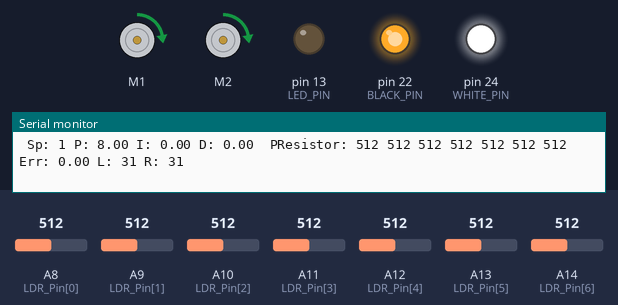
Simulated run of this sketch. Board: Arduino Mega 2560, built with avr-gcc and run on an emulated ATmega2560. On the bench: 2 × DC motor (green arrow = forward, orange = backward, longer = faster), output pins drawn as LEDs (lit = HIGH), the last lines printed to the serial monitor. The inputs (shaded band) are chosen by the test bench; at power-on: A8 (LDR_Pin[0]) = 512, A9 (LDR_Pin[1]) = 512, A10 (LDR_Pin[2]) = 512, A11 (LDR_Pin[3]) = 512, A12 (LDR_Pin[4]) = 512, A13 (LDR_Pin[5]) = 512, A14 (LDR_Pin[6]) = 512.

Above: at 7.6 s.
7.7 s: A8 (LDR_Pin[0]) set to 500
At 8.9 s:
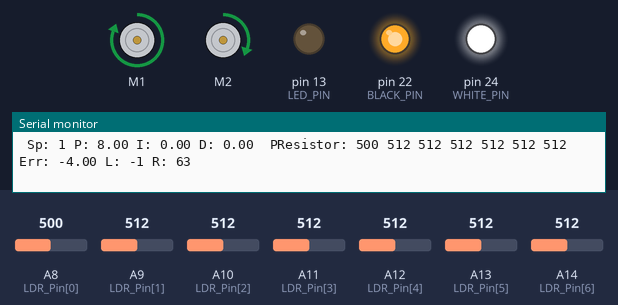
9.2 s: A9 (LDR_Pin[1]) set to 500
At 10.1 s:
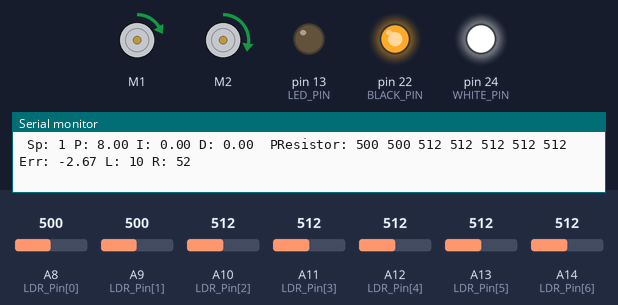
10.7 s: A10 (LDR_Pin[2]) set to 109
13.7 s: A10 (LDR_Pin[2]) set to 89
Timing chart, 0 to 16.7 s (numbered marks = the images above; inputs shaded):
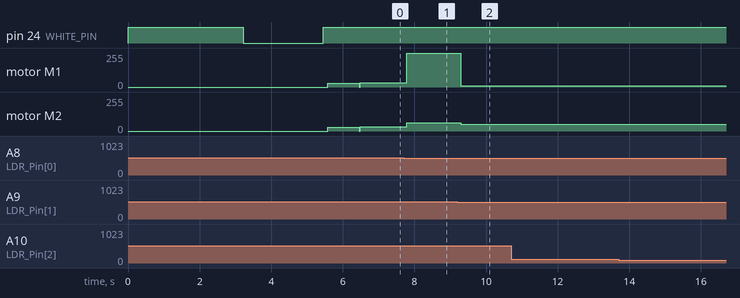

Measured:
- the behaviour switches between 512 and 511 on A8 (LDR_Pin[0]) (found by bisection; images 0 and 1)
- the behaviour switches between 512 and 511 on A9 (LDR_Pin[1]) (found by bisection; images 1 and 2)
- after the input at 7.7 s, motor M1: forward 31/255 → forward 255/255 after 0.09 s; motor M2: forward 31/255 → forward 63/255 after 0.09 s
- after the input at 9.2 s, motor M1: forward 255/255 → forward 10/255 after 0.09 s; motor M2: forward 63/255 → forward 52/255 after 0.09 s

The sketch:

Robot.ino
```cpp
#include <Wire.h>
#include <EEPROM.h>
#include <Adafruit_MotorShield.h>

#define LED_PIN 13
#define BLACK_PIN 22
#define WHITE_PIN 24
#define PHOTORESISTOR_COUNT 7
#define CALIBRATION_COUNT 15
#define M_FORWARD 0
#define M_BACKWARD 1
#define M_LEFT 2
#define M_RIGHT 3
#define M_STOP 4

#define CALIBRATEEVERYTIME 1
#define DETECTFALLOFFBOARD 1  // Detects robot falling off the board and immediately stops all motors
#define PRINTALLDATA 1
#define NOMINALSPEED 30       // This is the base speed for both motors, can also be increased by using potentiometers

// Potentiometer Pins
int LDR_Pin[] = { A8, A9, A10, A11, A12, A13, A14 };
int led_Pins[] = { 13, 2, 3, 4, 5, 6, 7, 8 };
const int S_pin = A0;  // Pin connected to Speed potentiometer
const int P_pin = A1;  // Pin connected to P term potentiometer
const int I_pin = A2;  // Pin connected to I term potentiometer
const int D_pin = A3;  // Pin connected to D term potentiometer

//Variables for PID Calculations
int MxRead, MxIndex, CriteriaForMax;
int leftHighestPR, highestPResistor, rightHighestPR;
float AveRead, WeightedAve;

int M1SpeedtoMotor, M2SpeedtoMotor;

// For Motor Control
int Turn = 1, M1P = 0, M2P = 0;
float error, lasterror = 0, sumerror = 0;
float kP = 1, kI = 1, kD = 1;
int rogueRobotCount = 0;

int SpRead = 0;  // speed increase
int kPRead = 0;  // proportional gain
int kIRead = 0;  // integral gain
int kDRead = 0;  // derivative gain

Adafruit_MotorShield AFMS = Adafruit_MotorShield();
Adafruit_DCMotor *Motor1 = AFMS.getMotor(2);
Adafruit_DCMotor *Motor2 = AFMS.getMotor(1);

int M1Sp = 60;
int M2Sp = 60;

int LDR[PHOTORESISTOR_COUNT];

float Mn[20];
float Mx[20];
float LDRf[20];
int rawPResistorData[20];
int totalPhotoResistors = sizeof(LDR_Pin) / sizeof(LDR_Pin[0]);
int numLEDs = sizeof(led_Pins) / sizeof(led_Pins[0]);

void setup() {
  Serial.begin(9600);

  AFMS.begin();
  pinMode(LED_PIN, OUTPUT);
  pinMode(WHITE_PIN, OUTPUT);
  pinMode(BLACK_PIN, OUTPUT);

  calibratePhotoresistors();
  RunMotors();
  sanityCheck();

  Serial.println("Ready!");
}

void loop() {
  ReadPhotoResistors();  // Read photoresistors
  SpRead = 1;
  kPRead = 8;
  kIRead = 0;
  kDRead = 0;

  CalcError();  // Calculates error

  PID_Turn();  // PID Control and Output to motors to turn

  if (DETECTFALLOFFBOARD && determineRogueRobot())
    haltMotors();  // Only if DETECTFALLOFFBOARD is enabled AND Robot is off the track will we halt the motors.
  else
    RunMotors();  // Runs motors

  if (PRINTALLDATA)  // If PRINTALLDATA Enabled, Print all the data
    debugAll();
}
```

Calibration.ino
```cpp
void calibratePhotoresistors() {
  int numberOfMeasurements = 15;

  // Black
  Serial.println("\nNow calibrating black.");
  digitalWrite(BLACK_PIN, LOW);
  digitalWrite(WHITE_PIN, HIGH);
  delay(3000);
  CalibrateHelper(numberOfMeasurements, true);

  // White
  Serial.println("Now calibrating white.");
  digitalWrite(BLACK_PIN, HIGH);
  digitalWrite(WHITE_PIN, LOW);
  delay(2000);
  CalibrateHelper(numberOfMeasurements, false);

  digitalWrite(WHITE_PIN, HIGH);

  if (!CALIBRATEEVERYTIME)
    EEPROMCalibration();

  Serial.print("Black Vals:  ");
  for (int i = 0; i < totalPhotoResistors; i++)
    Serial.print(String(Mx[i]) + " ");
  Serial.println();

  Serial.print("White Vals:  ");
  for (int i = 0; i < totalPhotoResistors; i++)
    Serial.print(String(Mn[i]) + " ");
  Serial.println();

  Serial.print("Delta Vals:  ");
  for (int i = 0; i < totalPhotoResistors; i++)
    Serial.print(String(Mx[i] - Mn[i]) + " ");
  Serial.println();

  digitalWrite(WHITE_PIN, HIGH);
  digitalWrite(BLACK_PIN, HIGH);
}

void EEPROMCalibration() {
  if (abs(Mn[3] - Mx[3]) > 50) {
    Serial.println("Saving to memory...");
    for (int i = 0; i < totalPhotoResistors*2; i++) {
      if (i < totalPhotoResistors)
        EEPROM.write(i, Mx[i] / 4);
      else
        EEPROM.write(i, Mn[i - totalPhotoResistors] / 4);
      delay(200);
    }
  }
  else {
    Serial.println("Reading from memory...");
    for (int i = 0; i < totalPhotoResistors*2; i++) {
      if (i < totalPhotoResistors)
        Mx[i] = (EEPROM.read(i) * 4);
      else
        Mn[i - totalPhotoResistors] = (EEPROM.read(i) * 4);
      delay(125);
    }
  }
}

void CalibrateHelper(int numberOfMeasurements, boolean ifCalibratingBlack) {
  for (int i = 0; i < numberOfMeasurements; i++) {
    for (int pin = 0; pin < totalPhotoResistors; pin++) {
      LDRf[pin] = LDRf[pin] + (float)analogRead(LDR_Pin[pin]);
      delay(2);
    }
    Serial.print(". ");
  }
  for (int pin = 0; pin < totalPhotoResistors; pin++) {
    if (ifCalibratingBlack) {                                   // updating cooresponding array based on if we are calibrating black or white
      Mx[pin] = round(LDRf[pin] / (float)numberOfMeasurements); // take average and store for black
    }
    else {
      Mn[pin] = round(LDRf[pin] / (float)numberOfMeasurements); // take average and store for white
    }
    LDRf[pin] = 0.0;
  }

  Serial.println(" Done!");
}
```

Helper.ino
```cpp
void setLeds(int x) {
  for (int i = 0; i < numLEDs; i++)
    digitalWrite(led_Pins[i], x);
}

// ************************************************************************************************* //
// function to read and map values from potentiometers
void ReadPotentiometers() {
  // Call on user-defined function to read Potentiometer values
  // SpRead = ReadPotentiometerHelper(S_pin, 0, 1023, 0, 100); // We want to read a potentiometer for S_pin with resolution from 0 to 1023 and potentiometer range from 0 to 100.
  // kPRead = ReadPotentiometerHelper(P_pin, 0, 1023, 0, 100); // We want to read a potentiometer for P_pin with resolution from 0 to 1023 and potentiometer range from 0 to 100.
  // kIRead = ReadPotentiometerHelper(I_pin, 0, 1023, 0, 100); // We want to read a potentiometer for I_pin with resolution from 0 to 1023 and potentiometer range from 0 to 100.
  // kDRead = ReadPotentiometerHelper(D_pin, 0, 1023, 0, 100); // We want to read a potentiometer for D_pin with resolution from 0 to 1023 and potentiometer range from 0 to 100.

} // end ReadPotentiometers()

int ReadPotentiometerHelper(int pin, int min_resolution, int max_resolution, int min_potentiometer, int max_potentiometer) {
  return map(analogRead(pin), min_resolution, max_resolution, min_potentiometer, max_potentiometer);
}

// ************************************************************************************************* //
// function to start motors using nominal speed + speed addition from potentiometer
void RunMotors() {
  M1SpeedtoMotor = min(NOMINALSPEED + SpRead + M1P, 255); // limits speed to 255
  M2SpeedtoMotor = min(NOMINALSPEED + SpRead + M2P, 255); // remember M1Sp & M2Sp is defined at beginning of code (default 60)

  runMotorAtSpeed(Motor2, M1SpeedtoMotor, FORWARD); // run motor 1
  runMotorAtSpeed(Motor1, M2SpeedtoMotor, FORWARD); // run motor 2
} // end RunMotors()

// ************************************************************************************************* //
// Function to read photo resistors and map from 0 to 100
void ReadPhotoResistors() {
  for (int Li = 0; Li < totalPhotoResistors; Li++) {
    LDR[Li] = map(analogRead(LDR_Pin[Li]), Mn[Li], Mx[Li], 0, 100);
    delay(2);
  }

  for (int i = 0; i < totalPhotoResistors; i++)
    rawPResistorData[i] = analogRead(LDR_Pin[i]);

} // end ReadPhotoResistors()

// ************************************************************************************************* //
// Calculate error from photoresistor readings
void CalcError() {
  MxRead = -99;
  AveRead = 0.0;
  for (int i = 0; i < totalPhotoResistors; i++) { // This loop goes through each photoresistor and stores the photoresistor with the highest value to the variable 'highestPResistor'
    if (MxRead < LDR[i]) {
      MxRead = LDR[i];
      MxIndex = -1 * (i - 3);
      highestPResistor = (float)i;
    }
    AveRead = AveRead + (float)LDR[i] / (float)totalPhotoResistors;
  }
  CriteriaForMax = 1.4;

  if (MxRead > CriteriaForMax * AveRead) { // Make sure that the highestPResistor is actually "seeing" a line. What happens if there is no line and we take the photoresistor that happens to have the highest value?

    // Next we assign variables to hold the index of the left and right Photoresistor that has the highest value, though we have to make sure that we aren't checking a Photoresistor that doesn't exist.
    // Ex: To the left of the left most photoresistor or the right of the right most photoresistor
    if (highestPResistor != 0)
      leftHighestPR = highestPResistor - 1;
    else
      leftHighestPR = highestPResistor;

    if (highestPResistor != totalPhotoResistors - 1)
      rightHighestPR = highestPResistor + 1;
    else
      rightHighestPR = highestPResistor;

    // Next we take the percentage of "line" each of our left, middle, and right photoresistors sees and then we take the average, which is our error calculation
    float numerator = (float)(LDR[leftHighestPR] * leftHighestPR) + (float)(LDR[highestPResistor] * highestPResistor) + (float)(LDR[rightHighestPR] * rightHighestPR);
    float denominator = (float)LDR[leftHighestPR] + (float)LDR[highestPResistor] + (float)LDR[rightHighestPR];

    WeightedAve = ((float)numerator) / denominator;

    error = (WeightedAve - 3);
  }
} // end CalcError()

// ************************************************************************************************* //
// PID Function
void PID_Turn() {
  kP = (float)kPRead * 1.;    // each of these scaling factors can change depending on how influential you want them to be
  kI = (float)kIRead * 0.001;
  kD = (float)kDRead * 0.01;

  Turn = error * kP + sumerror * kI + (error - lasterror) * kD; // PID!!!!!!!!!!!!!

  if (sumerror > 5)   // prevents integrator wind-up
    sumerror = 5;
  else if (sumerror < -5)
    sumerror = -5;

  if (error == 0)     // Reset sumerror if line is centered
    sumerror = 0;

  if (Turn < 0) {
    M1P = Turn;       // One motor becomes slower and the other faster
    M2P = -Turn;
  }
  else if (Turn > 0) {
    M1P = Turn ;
    M2P = -Turn;
  }
  else {
    M1P = 0;
    M2P = 0;
  }

  lasterror = error;
  sumerror = sumerror + error;
} // end PID_Turn()

int determineRogueRobot() {
  int count = 0;
  for (int i = 0; i < totalPhotoResistors; i++)
    if (rawPResistorData[i] > Mx[i] - (Mx[i] - Mn[i])/2 )
      count++;

  if (count == totalPhotoResistors)
    rogueRobotCount++;
  else
    rogueRobotCount = 0;

  if (rogueRobotCount > 5)
    return 1;
  else
    return 0;
}

void haltMotors() {
  Serial.println("Robot is off the board!");
  Motor1->setSpeed(0);
  Motor2->setSpeed(0);
}

void debugAll() {
  Serial.print(" Sp: " + String(SpRead) + " P: " + String(kP) + " I: " + String(kI) + " D: " + String(kD) + "  PResistor: ");

  for (int i = 0; i < totalPhotoResistors; i++) {
    Serial.print(rawPResistorData[i]);
    Serial.print(" ");
  }

  Serial.print(" Err: " + String(error));
  Serial.println(" L: " + String(M1SpeedtoMotor) + " R: " + String(M2SpeedtoMotor));
  delay(20);
}
```

Motor.ino
```cpp
/**
 * A function that commands a specified motor to move towards a given direction at a given speed
 *
 * @param motor: a pointer to the motor we want to send movement directions to
 * @param speed: the speed of we want the motor to use
 * @param direction: the direction we want the motor to move in
 */
void runMotorAtSpeed(Adafruit_DCMotor *motor, int speed, int direction) {
  motor->setSpeed(speed);
  motor->run(direction);
}

void moveDirection(int direction) {
  switch (direction) {
    case M_FORWARD:
      runMotorAtSpeed(Motor1, M1Sp, FORWARD);
      runMotorAtSpeed(Motor2, M2Sp, FORWARD);
      break;
    case M_BACKWARD:
      runMotorAtSpeed(Motor1, M1Sp, BACKWARD);
      runMotorAtSpeed(Motor2, M2Sp, BACKWARD);
      break;
    case M_LEFT:
      runMotorAtSpeed(Motor1, M1Sp, FORWARD);
      runMotorAtSpeed(Motor2, M2Sp, RELEASE);
      break;
    case M_RIGHT:
      runMotorAtSpeed(Motor1, M1Sp, RELEASE);
      runMotorAtSpeed(Motor2, M2Sp, FORWARD);
      break;
    case M_STOP:
    default:
      runMotorAtSpeed(Motor1, M1Sp, RELEASE);
      runMotorAtSpeed(Motor2, M2Sp, RELEASE);
      break;
  }
}
```

Sanity.ino
```cpp
int RobotFault = 0;

void sanityCheck() {
  for (int i = 0; i < totalPhotoResistors; i ++) {
    ReadPhotoResistors();

    if (rawPResistorData[i] > 1000) {
      Serial.println("Photoresistor A" + String(LDR_Pin[i] - 54) + " has a reading over 1000. It is either unplugged or not working.");
      RobotFault = 1;
    }
    else if (abs(Mx[i] - Mn[i]) < 50) {
      Serial.println("Photoresistor A" + String(LDR_Pin[i] - 54) + " has a difference between black and white of less than 50, consider replacing it or recalibrating.");
      RobotFault = 1;
    }
    else if (Mx[i] - Mn[i] < 0) {
      Serial.println("Photoresistor A" + String(LDR_Pin[i] - 54) + " has a negative difference value when it should be positive. Calibrate black before white.");
      RobotFault = 1;
    }
    else if (abs(Mx[i] - Mn[i]) < 100)
      Serial.println("WARNING: Photoresistor A" + String(LDR_Pin[i] - 54) + " has a difference between black and white of less than 100, consider adding a light source, raising your photoresistors from the ground, or adding shielding.");
  }

  if (RobotFault != 0) {
    Serial.println("Error detected! (Robot halted.)");
    Motor1->setSpeed(0);
    Motor2->setSpeed(0);
  }
  else
    Serial.println("All checks passed!");
}
```

Sensors.ino
```cpp
void readPhotoresistors() {
  int photoresistorCounter = 0;
  for (byte pin = A8; pin <= A14; pin++) {
    LDR[photoresistorCounter] = analogRead(pin);
    photoresistorCounter++;
    delay(2);
  }
}
```
